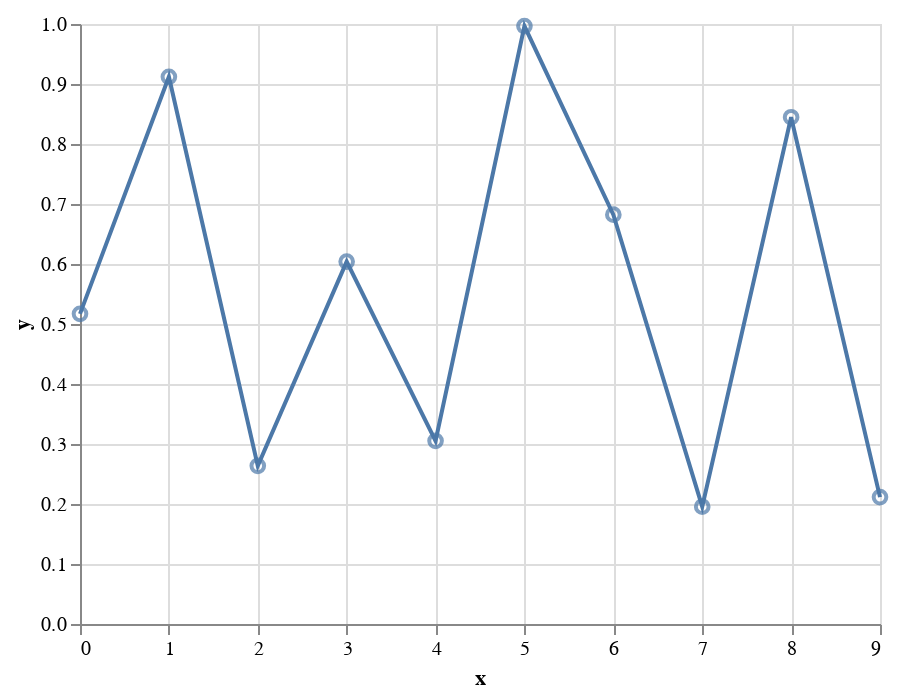

The code cell stored with this chart in its notebook:
### Markdown cell above
A legegyszerűbb módszer az összeadás:

### Code cell
layer1 = alt.Chart(data).mark_line().encode(
    x='x',
    y='y'
)

layer2 = alt.Chart(data).mark_point(size=40).encode(
    x='x',
    y='y'
)
layer1 + layer2

### Figure 1 — Vega-Lite specification as saved in the notebook (floating-point values rounded to 4 significant figures)
{"config": {"view": {"continuousWidth": 400, "continuousHeight": 300}}, "layer": [{"mark": "line", "encoding": {"x": {"type": "quantitative", "field": "x"}, "y": {"type": "quantitative", "field": "y"}}}, {"mark": {"type": "point", "size": 40}, "encoding": {"x": {"type": "quantitative", "field": "x"}, "y": {"type": "quantitative", "field": "y"}}}], "data": {"name": "data-e521e16deedf648444e5d7243138716b"}, "$schema": "https://vega.github.io/schema/vega-lite/v4.8.1.json", "datasets": {"data-e521e16deedf648444e5d7243138716b": [{"x": 0, "y": 0.5169}, {"x": 1, "y": 0.912}, {"x": 2, "y": 0.2636}, {"x": 3, "y": 0.604}, {"x": 4, "y": 0.3052}, {"x": 5, "y": 0.9965}, {"x": 6, "y": 0.6823}, {"x": 7, "y": 0.1955}, {"x": 8, "y": 0.8446}, {"x": 9, "y": 0.2115}]}}
